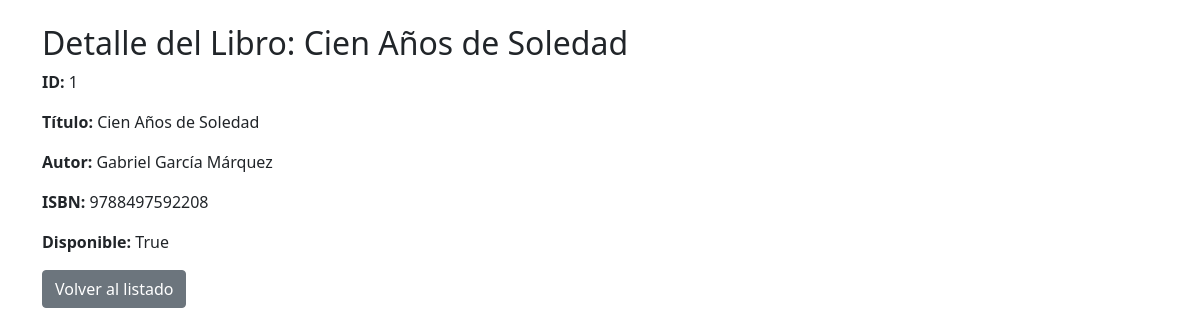
Page /web/books/1/ on the committed database.
### bibliotecaApp/models.py (models this page shows, shortened)
class Book(models.Model):
    library = models.ForeignKey(Library, on_delete=models.CASCADE, related_name='books')
    title = models.CharField(max_length=200)
    author = models.CharField(max_length=100)
    isbn = models.CharField(max_length=20, unique=True, blank=True, null=True)
    available = models.BooleanField(default=True)

### bibliotecaApp/views.py (the view)
# urls.py: path('web/books/<int:book_id>/', detalle_book_web, name='detalle_book_web'),
def detalle_book_web(request, book_id):
    if request.method == 'GET':
        try:
            book = Book.objects.get(id=book_id)
            return render(request, 'book_detail.html', {'book': book, 'titulo': f'Detalle del Libro: {book.title}'})
        except Book.DoesNotExist:
            messages.error(request, "Libro no encontrado")
            return redirect('lista_books_web')
    return render(request, 'error.html', {"error": "Método no permitido"})

### bibliotecaApp/templates/book_detail.html
{% extends "base.html" %}
{% block content %}
  <h2>{{ titulo }}</h2>
  <p><strong>ID:</strong> {{ book.id }}</p>
  <p><strong>Título:</strong> {{ book.title }}</p>
  <p><strong>Autor:</strong> {{ book.author }}</p>
  <p><strong>ISBN:</strong> {{ book.isbn }}</p>
  <p><strong>Disponible:</strong> {{ book.available }}</p>
  <a href="{% url 'lista_books_web' %}" class="btn btn-secondary">Volver al listado</a>
{% endblock %}

### rows in the picture
Book: id "1", title "Cien Años de Soledad", author "Gabriel García Márquez", isbn "9788497592208", available "True"

### other values in the picture
{{ titulo }} "Detalle del Libro: Cien Años de Soledad"
